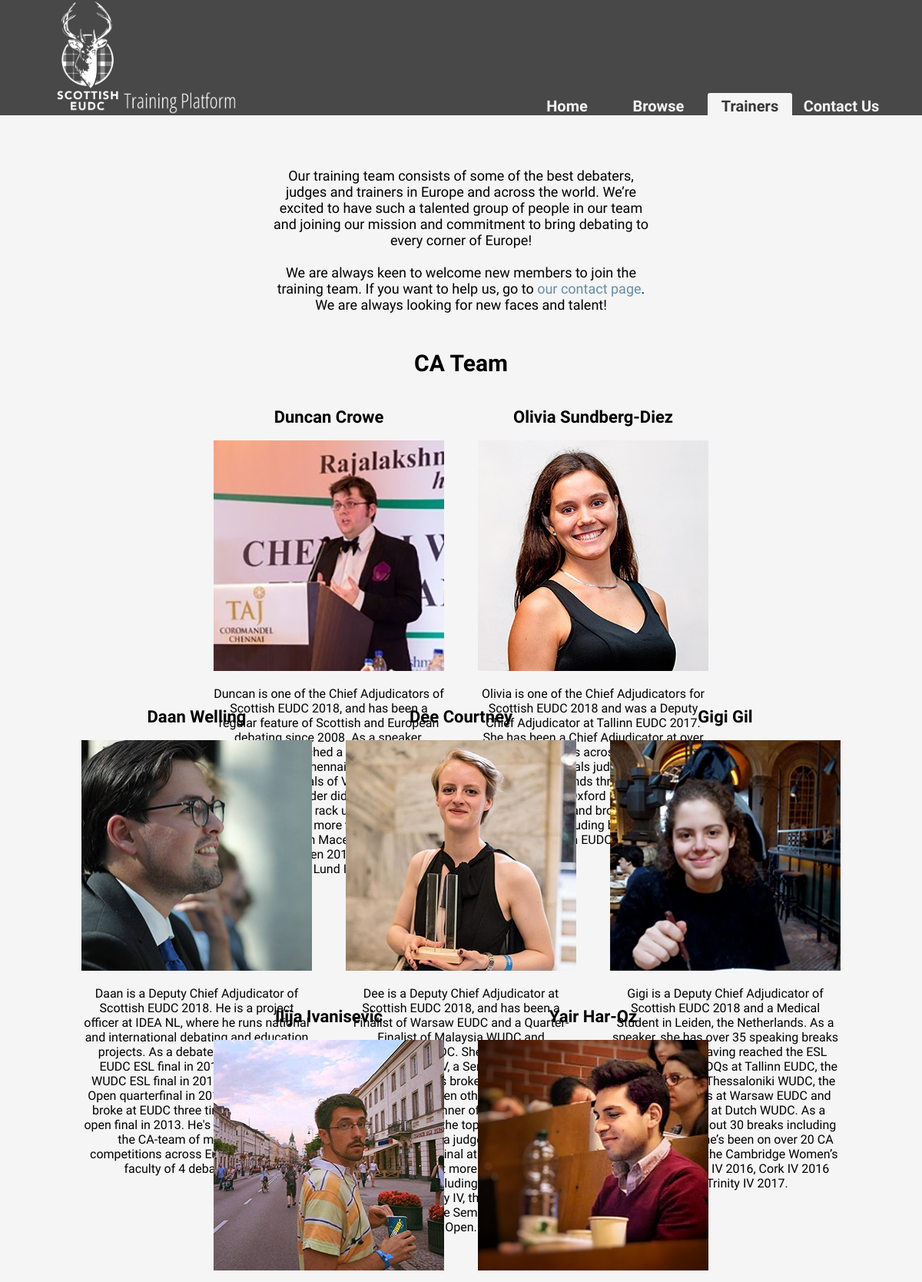
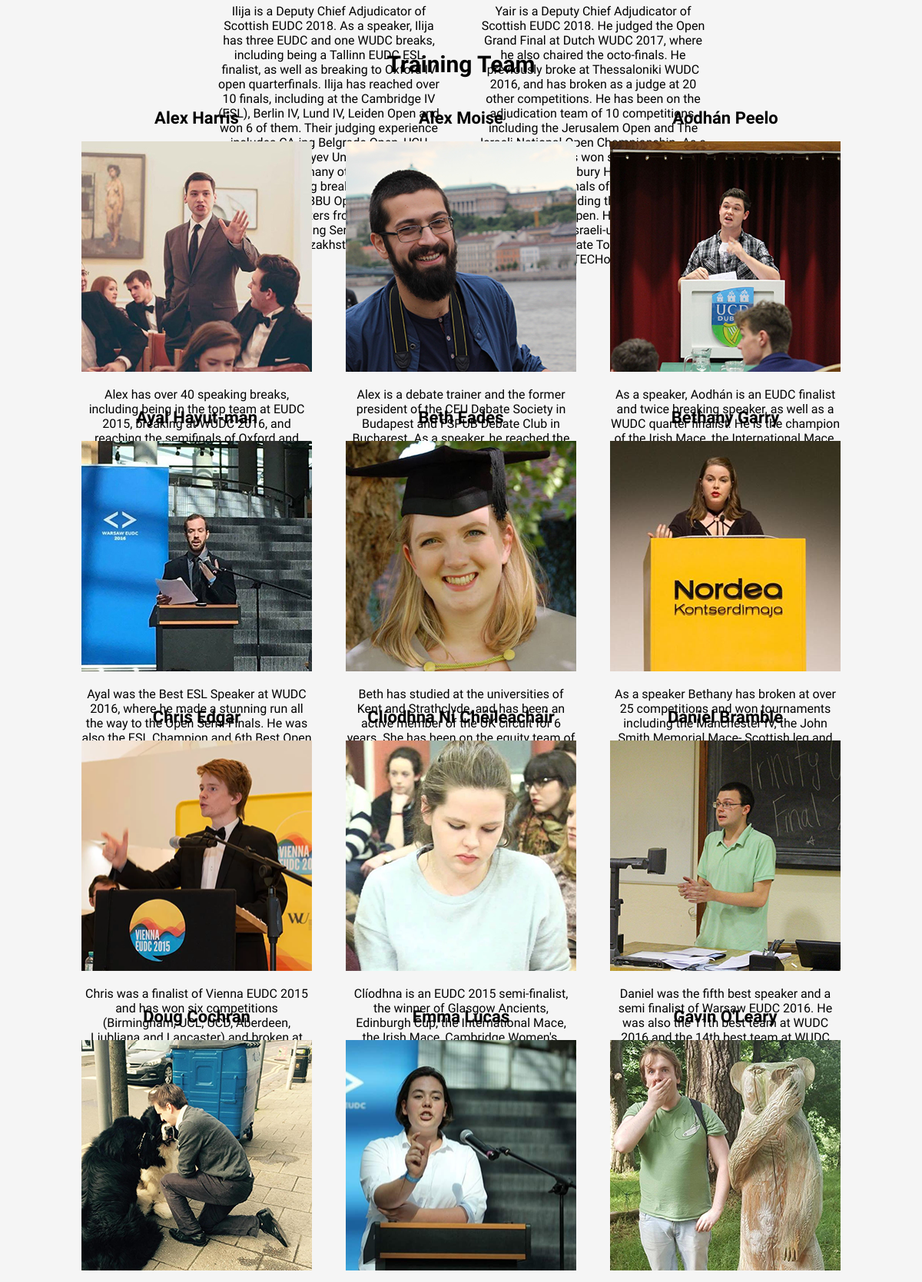
Screenshot of /trainers/ (upper part) with the database file from the repository (2 pictures, top to bottom).
### tplatform/models.py (models this page shows, shortened)
class Author(models.Model):
    CA = 1
    DCA = 2
    TRAINER = 3
    CONTRIBUTOR = 4
    STATUS = (
        (CA, 'CA'),
        (DCA, 'DCA'),
        (TRAINER, 'Trainer'),
        (CONTRIBUTOR, 'Contributor'),
    )
    name = models.CharField(max_length = 150)
    description = models.TextField()
    picture_handle = models.CharField(max_length = 50)
    status = models.IntegerField(default=3, choices = STATUS)

### tplatform/views.py (the view)
# urls.py: url(r'^trainers/', views.trainers, name='trainers'),
def trainers(request):
	trainers = Author.objects.order_by('name')
	return render(request, 'tplatform/trainers.html', {
		'trainers': trainers,
	})

### tplatform/context_processors.py (called while the page is built)
def getcustomoptions(request):
	all_tags = [x for x in Tag.objects.all().order_by('name') if x.article_set.all().exists()]
	all_authors = [x for x in Author.objects.all().order_by('name') if x.article_set.all().exists()]
	all_types = Type.objects.all().order_by('name');
	return {
		'tags': all_tags,
		'authors': all_authors,
		'types': all_types,
	}

### training/templates/tplatform/trainers.html (shortened to what this page needs)
{% extends "base.html" %}
{% block content %}
<div id="website-content">
<div class="trainers-wrapper">
	<div class="trainers-description">
		<p>Our training team consists of some of the best debaters, judges and trainers in Europe and across the world. We’re excited to have such a talented group of people in our team and joining our mission and commitment to bring debating to every corner of Europe!
		<br><br>We are always keen to welcome new members to join the training team. If you want to help us, go to <a href="{% url 'contact' %}">our contact page</a>. We are always looking for new faces and talent!</p>
	</div>
	<div class="trainers-boxes-wrapper">
		<h1>CA Team</h1>
		{% for trainer in trainers %}
			{% if trainer.status == 1 %}
			<a href="{% url 'trainers.trainer_detail' trainer.id %}">
				<div class="trainer-box">
					<h2>{{ trainer.name }}</h2>
					<div class="flipper trainer-box-flipper">
						<div class="front">
							<img src="/static/img/{{ trainer.picture_handle }}.png">
						</div>
						<div class="back back-description">
							<p>{{ trainer.description|safe }}</p>
						</div>
					</div>
				</div>
			</a>
			{% endif %}
		{% endfor %}
		<br>
		{% for trainer in trainers %}
			{% if trainer.status == 2 %}
			<a href="{% url 'trainers.trainer_detail' trainer.id %}">
				<div class="trainer-box">
					<h2>{{ trainer.name }}</h2>
					<div class="flipper trainer-box-flipper">
						<div class="front">
							<img src="/static/img/{{ trainer.picture_handle }}.png">
						</div>
						<div class="back back-description">
							<p>{{ trainer.description|safe }}</p>
						</div>
					</div>
				</div>
			</a>
			{% endif %}
		{% endfor %}
		<br> <br> <br> <br>
		<h1>Training Team</h1>
		{% for trainer in trainers %}
			{% if trainer.status == 3 %}
			<a href="{% url 'trainers.trainer_detail' trainer.id %}">
				<div class="trainer-box">
					<h2>{{ trainer.name }}</h2>
					<div class="flipper trainer-box-flipper">
						<div class="front">
							<img src="/static/img/{{ trainer.picture_handle }}.png">
						</div>
						<div class="back back-description">
							<p>{{ trainer.description|safe }}</p>
						</div>
					</div>
				</div>
			</a>
			{% endif %}
		{% endfor %}
		<br> <br> <br> <br>
	</div>
</div>
</div>
{% endblock content %}

### tplatform/static/css/index.css (style rules this page uses)
html { height: 100%; }
body { margin: 0; width: 100%; height: 100%; background-color: rgba(245, 245, 245, 1); }
h1, h2 { font-family: 'Open Sans Condensed', sans-serif; }
p { font-family: 'Pavanam', sans-serif; }
a { text-decoration: none; color: black; }
#website-content { position: relative; width: 90%; margin-left: 5%; padding: 50px 0; }
.trainers-wrapper { width: 100%; }
.trainers-description { width: 100%; text-align: center; padding: 0 0 30px; }
.trainers-description p { display: inline-block; font-size: 18px; text-align: center; max-width: 500px; }
.trainers-description a { color: #648EAA; text-decoration: none; }
.trainers-wrapper h1 { font-family: 'Open Sans Condensed', sans-serif; font-size: 30px; margin-top: 0; text-align: center; }
.trainers-boxes-wrapper { width: 100%; position: relative; text-align: center; }
.trainer-box { display: inline-block; vertical-align: top; width: 300px; height: 350px; padding: 20px; }
.trainer-box img { position: relative; width: 300px; height: 300px; }
.trainers-wrapper h2 { font-family: 'Open Sans Condensed', sans-serif; font-size: 22px; margin-top: 0; text-align: center; }
.trainer-box p { font-family: 'Open Sans Condensed', sans-serif; }
.back-description { vertical-align: middle; }
body { display: flex; min-height: 100vh; flex-direction: column; }

### rows the page displays
Author: name "Duncan Crowe", picture_handle (picture), description "Duncan is one of the Chief Adjudicators of Scottish EUDC 2018, and has been a regular feature of Scottish and European debating since 2008. As a speaker, Duncan has reached a grand total of 36 finals including Chennai WUDC open final and the open finals of Vienna EUDC. But the Scottish wonder didn't stop there. He then went on to rack up more than 50 judge breaks and more than 15 CA-ships, including Scottish Mace 2015, BBU Open 2017, Helsinki Open 2017, Vienna IV 2017 and the Lund IV 2017."
Author: name "Olivia Sundberg-Diez", picture_handle (picture), description "Olivia is one of the Chief Adjudicators for Scottish EUDC 2018 and was a Deputy Chief Adjudicator at Tallinn EUDC 2017. She has been a Chief Adjudicator at over 45 tournaments across Europe, is an EUDC open finals judge and chaired multiple out-rounds throughout Europe, including at the Oxford IV. Olivia has won six tournaments and broken at over 30 as a speaker, including breaking 6th at Vienna EUDC 2015."
Author: name "Daan Welling", picture_handle (picture), description "Daan is a Deputy Chief Adjudicator of Scottish EUDC 2018. He is a project officer at IDEA NL, where he runs national and international debating and education projects. As a debater Daan won the EUDC ESL final in 2012, reached the WUDC ESL final in 2013 and the WUDC Open quarterfinal in 2016. As a judge he broke at EUDC three times, judging the open final in 2013. He's been or will be on the CA-team of more than 20 competitions across Europe and on the faculty of 4 debate camps."
Author: name "Dee Courtney", picture_handle (picture), description "Dee is a Deputy Chief Adjudicator at Scottish EUDC 2018, and has been a Finalist of Warsaw EUDC and a Quarter-Finalist of Malaysia WUDC and Thessaloniki WUDC. She was a Finalist of the Cambridge IV, a Semi-Finalist of the Oxford IV and has broken as a speaker at more than a dozen other competitions. She was the winner of the UCD IV, the Cork Open and the top speaker at four competitions. As a judge, Dee progressed to the EFL Semi-Final at Dutch WUDC and has broken at more than a dozen competitions including chairing the ESL Final of the Trinity IV, the Novice Final of the Cork IV and the Semi-Final of the Paris Open."
Author: name "Gigi Gil", picture_handle (picture), description "Gigi is a Deputy Chief Adjudicator of Scottish EUDC 2018 and a Medical Student in Leiden, the Netherlands. As a speaker, she has over 35 speaking breaks and including having reached the ESL Final and Open PDQs at Tallinn EUDC, the ESL semifinal at Thessaloniki WUDC, the ESL quarterfinals at Warsaw EUDC and the Open PDOs at Dutch WUDC. As a judge, she has about 30 breaks including Zagreb EUDC. She’s been on over 20 CA teams, including the Cambridge Women’s Open 2016, KCL IV 2016, Cork IV 2016 and the Trinity IV 2017."
Author: name "Ilija Ivanisevic", picture_handle (picture), description "Ilija is a Deputy Chief Adjudicator of Scottish EUDC 2018. As a speaker, Ilija has three EUDC and one WUDC breaks, including being a Tallinn EUDC ESL finalist, as well as breaking to Oxford IV open quarterfinals. Ilija has reached over 10 finals, including at the Cambridge IV (ESL), Berlin IV, Lund IV, Leiden Open and won 6 of them. Their judging experience includes CA-ing Belgrade Open, UCU Open, Nazarbayev University Debate Academy and many others, as well as dozens of judging breaks, including UCL IV, Paris Open, BBU Open etc. Ilija has trained debaters from numerous countries, including Serbia, Bulgaria and Kazakhstan."
Author: name "Yair Har-Oz", picture_handle (picture), description "Yair is a Deputy Chief Adjudicator of Scottish EUDC 2018. He judged the Open Grand Final at Dutch WUDC 2017, where he also chaired the octo-finals. He previously broke at Thessaloniki WUDC 2016, and has broken as a judge at 20 other competitions. He has been on the adjudication team of 10 competitions, including the Jerusalem Open and The Israeli National Open Championship. As a speaker, Yair has won six competitions, including the Tilbury House IV. He has reached the finals of multiple other tournaments including the Budapest Open and Red Sea Open. He was the best speaker at the Israeli-university Sports Association Debate Tournament and at the TECHopen."
Author: name "Alex Harris", picture_handle (picture), description "Alex has over 40 speaking breaks, including being in the top team at EUDC 2015, breaking at WUDC 2016, and reaching the semifinals of Oxford and…"
Author: name "Alex Moise", picture_handle (picture), description "Alex is a debate trainer and the former president of the CEU Debate Society in Budapest and FSPUB Debate Club in Bucharest. As a speaker, he reached the…"
Author: name "Aodhán Peelo", picture_handle (picture), description "As a speaker, Aodhán is an EUDC finalist and twice breaking speaker, as well as a WUDC quarter finalist. He is the champion of the Irish Mace, the International Mace,…"
Author: name "Ayal Hayut-man", picture_handle (picture), description "Ayal was the Best ESL Speaker at WUDC 2016, where he made a stunning run all the way to the Open Semi-Finals. He was also the ESL Champion and 6th Best Open…"
Author: name "Beth Eades", picture_handle (picture), description "Beth has studied at the universities of Kent and Strathclyde, and has been an active member of the UK circuit for 6 years. She has been on the equity team of…"
Author: name "Bethany Garry", picture_handle (picture), description "As a speaker Bethany has broken at over 25 competitions and won tournaments including the Manchester IV, the John Smith Memorial Mace- Scottish leg and…"
Author: name "Chris Edgar", picture_handle (picture), description "Chris was a finalist of Vienna EUDC 2015 and has won six competitions (Birmingham, UCL, UCD, Aberdeen, Ljubljana and Lancaster) and broken at…"
Author: name "Clíodhna Ní Chéileachair", picture_handle (picture), description "Clíodhna is an EUDC 2015 semi-finalist, the winner of Glasgow Ancients, Edinburgh Cup, the International Mace, the Irish Mace, Cambridge Women's,…"
Author: name "Daniel Bramble", picture_handle (picture), description "Daniel was the fifth best speaker and a semi finalist of Warsaw EUDC 2016. He was also the 11th best team at WUDC 2016 and the 14th best team at WUDC…"
Author: name "Doug Cochran", picture_handle (picture)
Author: name "Emma Lucas", picture_handle (picture)
Author: name "Gavin O'Leary", picture_handle (picture)
